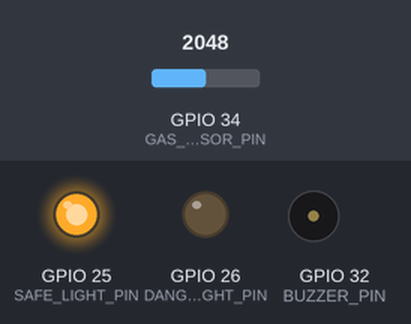
Recording of a sketch running on a simulated ESP32. Shown: output pins drawn as LEDs (lit = HIGH), buzzer (waves = sounding, pin HIGH). The test bench sets the inputs (shaded band); at power-on: GPIO 34 (GAS_SENSOR_PIN) = 2048. WiFi joins after 1.5 s; servers stay silent unless stated; uploads are accepted with an empty reply; what the sketch prints to the serial monitor is not drawn.

Above: at 0.1 s.
At 1.6 s:
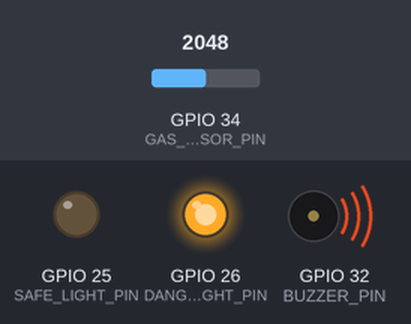
Timing chart, 0 to 3.1 s (numbered marks = the images above):
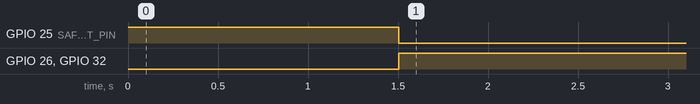

The sketch:

Code.ino
```cpp
#include <WiFi.h>
#include <HTTPClient.h>

#define GAS_SENSOR_PIN 34    //
#define BUZZER_PIN 32        //
#define SAFE_LIGHT_PIN 25    //
#define DANGER_LIGHT_PIN 26  //

// WiFi credentials
const char* ssid = "";       //
const char* password = "";   //

int GasLevel = 0;
bool Buzzer = false;
bool Safe_Light = true;
bool Danger_Light = false;

// URL for sending data
String URL = "http://yourIP/Gas_Leak_Project/send.php"; //

// Variables for timing HTTP data transmission
unsigned long previousMillis = 0;  //
const long interval = 5000;        //

void setup() {
  Serial.begin(115200);

  pinMode(GAS_SENSOR_PIN, INPUT);
  pinMode(BUZZER_PIN, OUTPUT);
  pinMode(SAFE_LIGHT_PIN, OUTPUT);
  pinMode(DANGER_LIGHT_PIN, OUTPUT);
  digitalWrite(SAFE_LIGHT_PIN, HIGH); //

  connectWiFi();  //
}

void loop() {
  unsigned long currentMillis = millis();  //

  if (currentMillis - previousMillis >= interval) {
    previousMillis = currentMillis;  //
    sendHTTPData();  //
  }

  Read_Gas_Sensor();  //
}

void Read_Gas_Sensor() {
  GasLevel = analogRead(GAS_SENSOR_PIN);  //

  if (GasLevel > 700) {  //
    Buzzer = true;
    Safe_Light = false;
    Danger_Light = true;

    digitalWrite(BUZZER_PIN, HIGH);
    digitalWrite(DANGER_LIGHT_PIN, HIGH);
    digitalWrite(SAFE_LIGHT_PIN, LOW);
  } else {
    Buzzer = false;
    Safe_Light = true;
    Danger_Light = false;

    digitalWrite(BUZZER_PIN, LOW);
    digitalWrite(SAFE_LIGHT_PIN, HIGH);
    digitalWrite(DANGER_LIGHT_PIN, LOW);
  }
}

void sendHTTPData() {
  String postData = "GasLevel=" + String(GasLevel) +
                    "&Danger_Light=" + String(Danger_Light) +
                    "&Safe_Light=" + String(Safe_Light) +
                    "&Buzzer=" + String(Buzzer);

  HTTPClient http;
  http.begin(URL);  //
  http.addHeader("Content-Type", "application/x-www-form-urlencoded");

  int httpCode = http.POST(postData);  //
  String payload = httpCode > 0 ? http.getString() : "[HTTP] POST failed, error: " + http.errorToString(httpCode);

  Serial.printf(
    "IP Address: %s\nGas Level: %d\nHTTP Code: %d\nPayload: %s\nData Sent: %s\n-----------------------------------\n",
    WiFi.localIP().toString().c_str(), GasLevel, httpCode, payload.c_str(), postData.c_str()
  );

  http.end();  //
}

void connectWiFi() {
  WiFi.mode(WIFI_STA);
  WiFi.begin(ssid, password);
  Serial.println("Connecting to WiFi");

  while (WiFi.status() != WL_CONNECTED) {
    delay(500);
    Serial.print(".");
  }

  Serial.printf("\nConnected to WiFi, SSID: %s\nIP Address: %s\n", ssid, WiFi.localIP().toString().c_str());
}
```

Measured:
- by itself, GPIO 25 (SAFE_LIGHT_PIN): HIGH → LOW at 1.5 s
- by itself, GPIO 26 (DANGER_LIGHT_PIN), GPIO 32 (BUZZER_PIN): LOW → HIGH at 1.5 s
